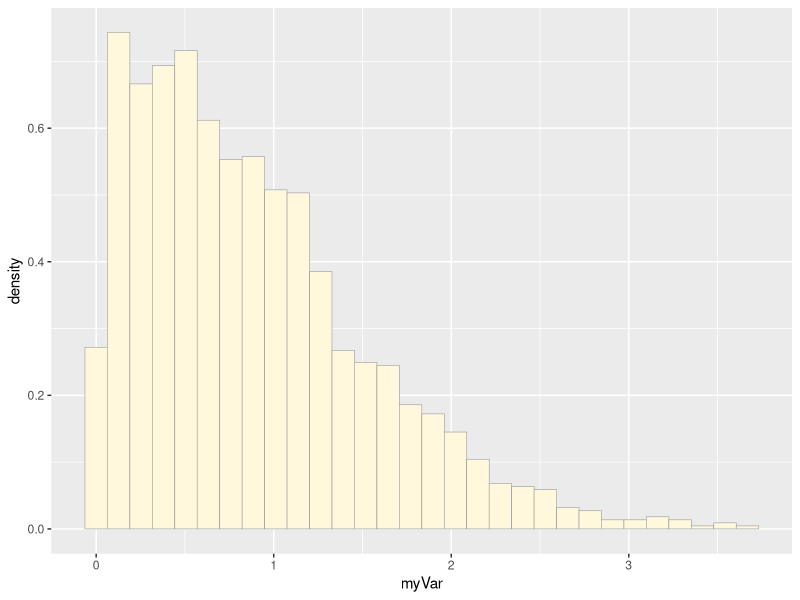
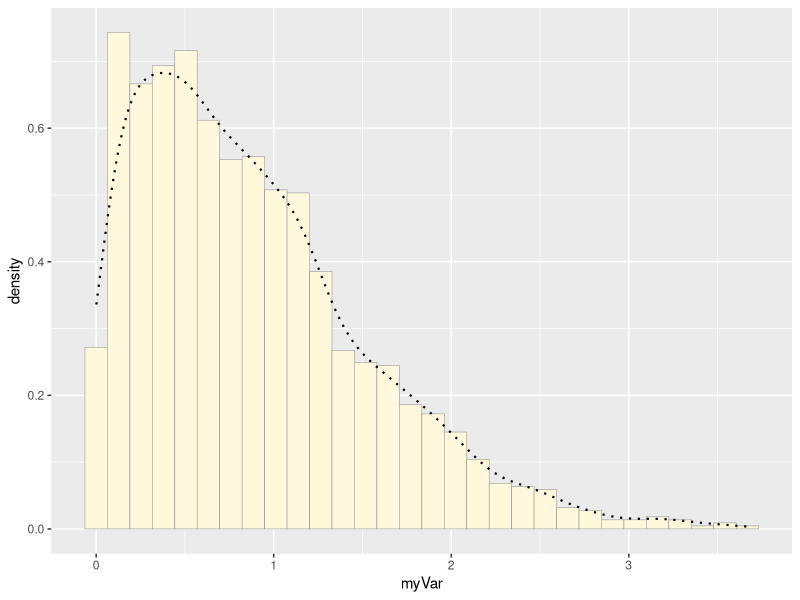
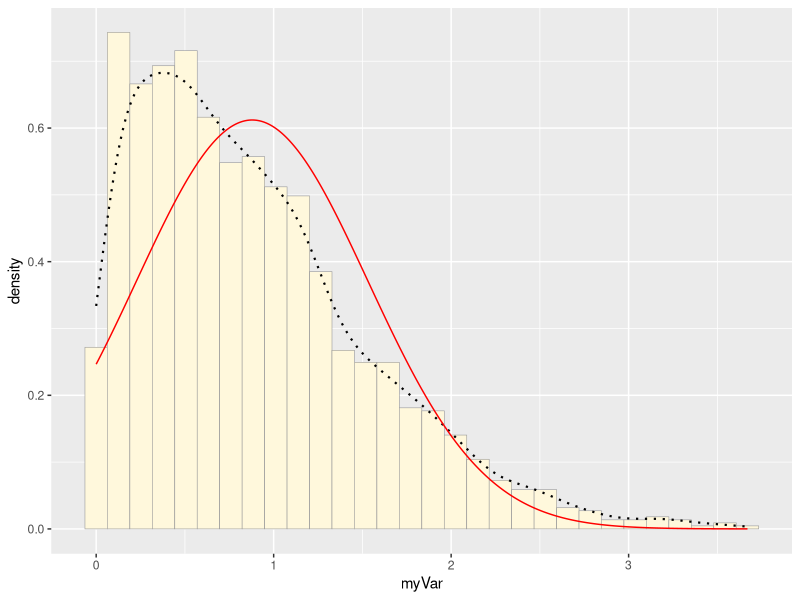
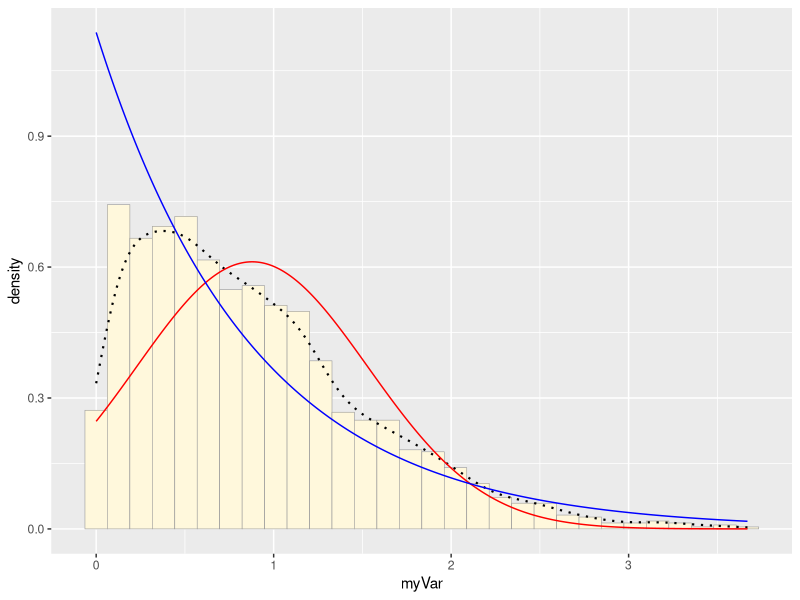
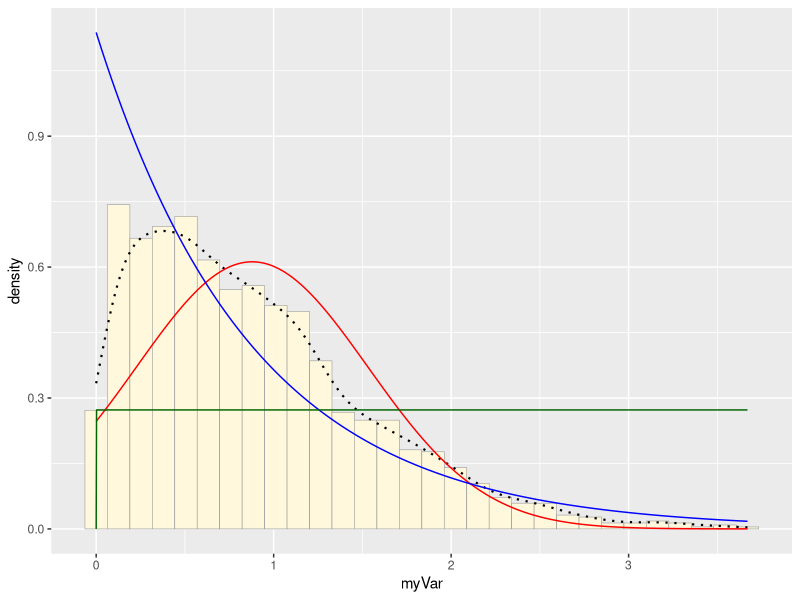
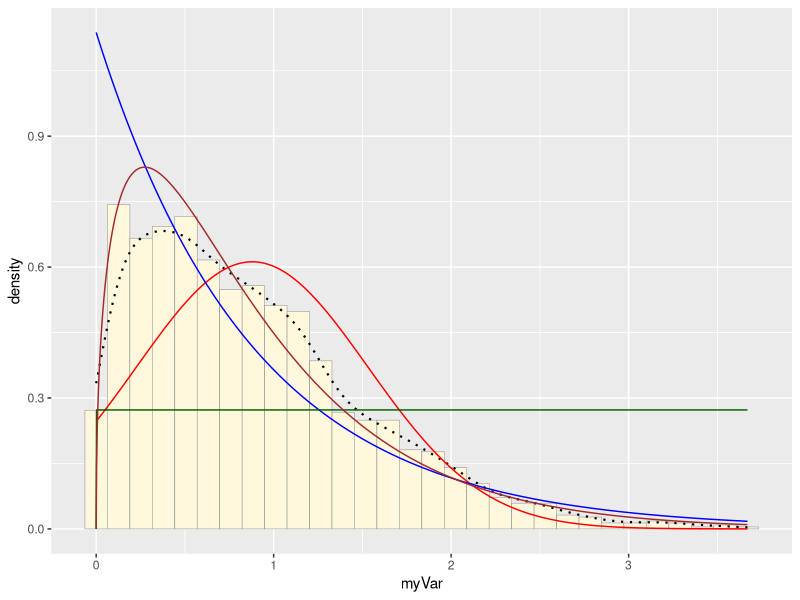
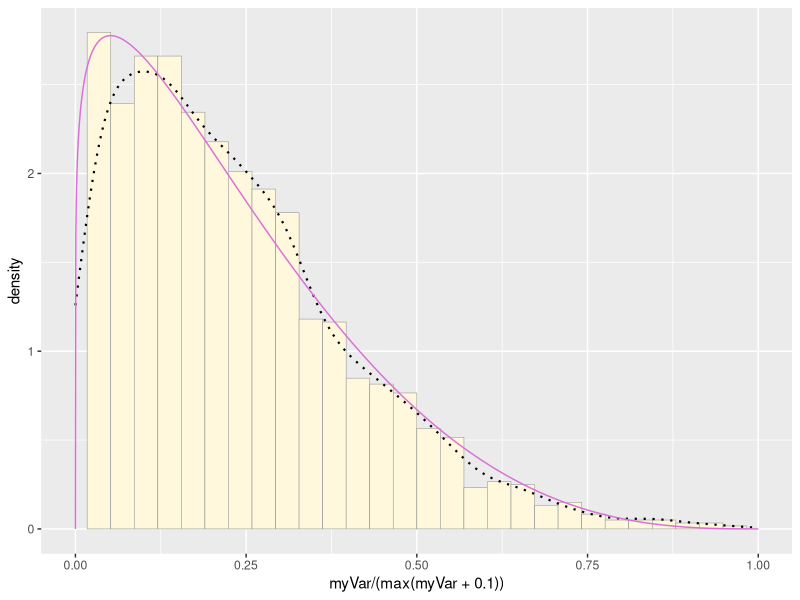

Source code (R) for these figures, in order:
## ---- chunk 1
knitr::opts_chunk$set(echo = TRUE, eval=FALSE, message=FALSE, warning=FALSE)
## ---- chunk 2
library(ggplot2) # for graphics
library(MASS) # for maximum likelihood estimation
## ---- chunk 3
# quick and dirty, a truncated normal distribution to work on the solution set

z <- rnorm(n=3000,mean=0.2)
z <- data.frame(1:3000,z)
names(z) <- list("ID","myVar")
z <- z[z$myVar>0,]
str(z)
summary(z$myVar)
## ---- chunk 4
p1 <- ggplot(data=z, aes(x=myVar, y=..density..)) +
  geom_histogram(color="grey60",fill="cornsilk",size=0.2) 
print(p1)
## ---- chunk 5
p1 <-  p1 +  geom_density(linetype="dotted",size=0.75)
print(p1)
## ---- chunk 6
normPars <- fitdistr(z$myVar,"normal")
print(normPars)
str(normPars)
normPars$estimate["mean"] # note structure of getting a named attribute

## ---- chunk 7

meanML <- normPars$estimate["mean"]
sdML <- normPars$estimate["sd"]

xval <- seq(0,max(z$myVar),len=length(z$myVar))

 stat <- stat_function(aes(x = xval, y = ..y..), fun = dnorm, colour="red", n = length(z$myVar), args = list(mean = meanML, sd = sdML))
 p1 + stat
## ---- chunk 8
expoPars <- fitdistr(z$myVar,"exponential")
rateML <- expoPars$estimate["rate"]

stat2 <- stat_function(aes(x = xval, y = ..y..), fun = dexp, colour="blue", n = length(z$myVar), args = list(rate=rateML))
 p1 + stat + stat2
## ---- chunk 9
stat3 <- stat_function(aes(x = xval, y = ..y..), fun = dunif, colour="darkgreen", n = length(z$myVar), args = list(min=min(z$myVar), max=max(z$myVar)))
 p1 + stat + stat2 + stat3
## ---- chunk 10
gammaPars <- fitdistr(z$myVar,"gamma")
shapeML <- gammaPars$estimate["shape"]
rateML <- gammaPars$estimate["rate"]

stat4 <- stat_function(aes(x = xval, y = ..y..), fun = dgamma, colour="brown", n = length(z$myVar), args = list(shape=shapeML, rate=rateML))
 p1 + stat + stat2 + stat3 + stat4
## ---- chunk 11

pSpecial <- ggplot(data=z, aes(x=myVar/(max(myVar + 0.1)), y=..density..)) +
  geom_histogram(color="grey60",fill="cornsilk",size=0.2) + 
  xlim(c(0,1)) +
  geom_density(size=0.75,linetype="dotted")

betaPars <- fitdistr(x=z$myVar/max(z$myVar + 0.1),start=list(shape1=1,shape2=2),"beta")
shape1ML <- betaPars$estimate["shape1"]
shape2ML <- betaPars$estimate["shape2"]

statSpecial <- stat_function(aes(x = xval, y = ..y..), fun = dbeta, colour="orchid", n = length(z$myVar), args = list(shape1=shape1ML,shape2=shape2ML))
pSpecial + statSpecial
